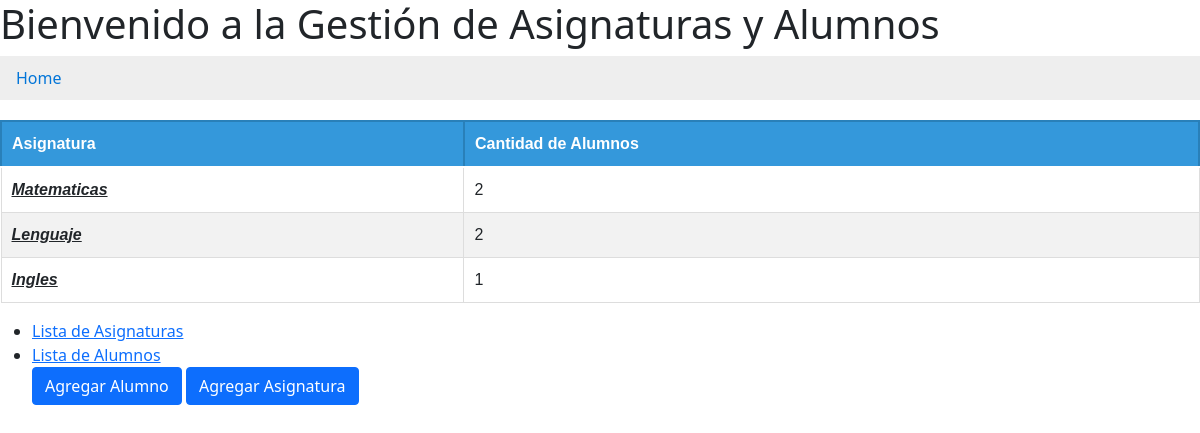
The page / on the database its author committed.
### course_management/models.py (models this page shows, shortened)
class Asignatura(models.Model):
    nombre = models.CharField(max_length=100)
    codigo = models.CharField(max_length=20, unique=True,default="")

### course_management/views.py (the view)
# urls.py: path('', views.index, name="index"),
def index(request):
    asignaturas = Asignatura.objects.all()
    asignaturas_con_alumnos = []
    for asignatura in asignaturas:
        cantidad_alumnos = Alumno.objects.filter(asignaturas=asignatura).count()
        asignaturas_con_alumnos.append({
            'asignatura': asignatura,
            'cantidad_alumnos': cantidad_alumnos,
        })
    breadcrumbs = [{'text': 'Home', 'url': '/'}]
    return render(request, 'index.html', {'asignaturas_con_alumnos': asignaturas_con_alumnos, 'breadcrumbs': breadcrumbs})

### templates/index.html (shortened to what this page needs)
<!DOCTYPE html>
<html lang="es">
<head>
    {% load static %}
    <link rel="stylesheet" type="text/css" href="{% static 'css/breadcrumbs.css' %}">
    <link href="https://cdn.jsdelivr.net/npm/bootstrap@5.0.2/dist/css/bootstrap.min.css" rel="stylesheet">
    <link rel="stylesheet" type="text/css" href="{% static 'css/tabla.css' %}">
</head>
<body>
    <h1>Bienvenido a la Gestión de Asignaturas y Alumnos</h1>
    <div class="breadcrumbs">
        <ul>
            {% for breadcrumb in breadcrumbs %}
                <li><a href="{{ breadcrumb.url }}">{{ breadcrumb.text }}</a></li>
            {% endfor %}
        </ul>
    </div>
    <table class="table table-borderless">
        <thead>
            <tr>
                <th>Asignatura</th>
                <th>Cantidad de Alumnos</th>
            </tr>
        </thead>
        <tbody>
            {% for asignatura_info in asignaturas_con_alumnos %}
                <tr>
                    <td>{{ asignatura_info.asignatura.nombre }}</td>
                    <td>{{ asignatura_info.cantidad_alumnos }}</td>
                </tr>
            {% endfor %}
        </tbody>
    </table>
    <ul>
        <li><a href="{% url 'asignaturas_list' %}">Lista de Asignaturas</a></li>
        <li><a href="{% url 'alumnos_list' %}">Lista de Alumnos</a></li>
        <a href="{% url 'agregar_alumno' %}" class="btn btn-primary">Agregar Alumno</a>
        <a href="{% url 'agregar_asignatura' %}" class="btn btn-primary">Agregar Asignatura</a>
    </ul>
</body>
</html>

### static/css/breadcrumbs.css (style rules this page uses)
.breadcrumbs ul { padding: 10px 16px; list-style: none; background-color: #eee; }
.breadcrumbs li { display: inline-block; margin-right: 18px; }
.breadcrumbs a { color: #0275d8; text-decoration: none; }

### static/css/tabla.css (style rules this page uses)
.table tbody td:first-child { font-weight: bold; font-style: italic; text-decoration: underline; }
.table { width: 100%; border-collapse: collapse; margin-top: 20px; font-family: Arial, sans-serif; }
.table th, .table td { padding: 10px; border: 1px solid #dddddd; text-align: left; }
.table th { background-color: #3498db; color: white; border: 2px solid #2980b9; }
.table tr:nth-child(even) { background-color: #f2f2f2; }

### rows shown on the page
Asignatura: asignatura.nombre "Matematicas", cantidad_alumnos "2"
Asignatura: asignatura.nombre "Lenguaje", cantidad_alumnos "2"
Asignatura: asignatura.nombre "Ingles", cantidad_alumnos "1"

### other values the page prints
{{ breadcrumb.text }} "Home"
